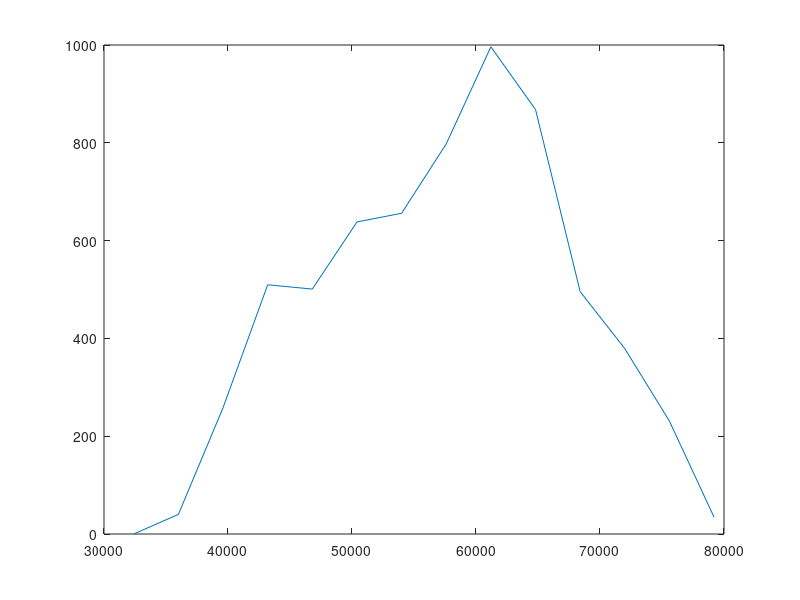

Reproduce this figure in MATLAB.
clear
clc

##function y = temperatura_com_tempo()
##  hora = [0	3600	7200	10800	14400	18000	21600	25200	28800	32400	36000	39600	43200	46800]; # Segundos
##  temperatura = [17.4,19.4,22.2,23.5,24.8,27,26.7,28.5,28.5,29.9,28.3,28.7,27.5,25.8]; # Graus celsius
##
##  temperatura = temperatura + 273.15;
##
##  # CALCULANDOS OS POLINOMIOS INTERPOLADORES (SPLINES)
##  s = spline(hora,temperatura);
##  # SUBSTITUINDO VALORES
##  xx = min(hora):1:max(hora);
##  yy = ppval(s,xx);
##  # CALCULANDO VOLUME
##  y = yy;
##  plot(xx,yy)
##endfunction
##
function y = incidencia_de_radiacao()

  tempo = [32400 36000 39600	43200	46800	50400	54000	57600	61200	64800	68400	72000	75600	79200];
  radiacao_incidente = [0,144.52,929.58,1834.64,1803.24,2297.38,2361.13,2872.26,3586.55,3124.73,1784.52,1364.89,830.81,123.55]; # kJ/h.m^2
  
  radiacao_incidente = radiacao_incidente*1000/3600; # W/m^2

  # CALCULANDOS OS POLINOMIOS INTERPOLADORES (SPLINES)
  s = spline(tempo,radiacao_incidente);
  # SUBSTITUINDO VALORES
  xx = min(tempo):3600:max(tempo);
  yy = ppval(s,xx);
  # CALCULANDO VOLUME
  y = yy;
  plot(xx,yy)
  disp(max(yy))
endfunction
# Incidencia de radiacao

incidencia_de_radiacao();